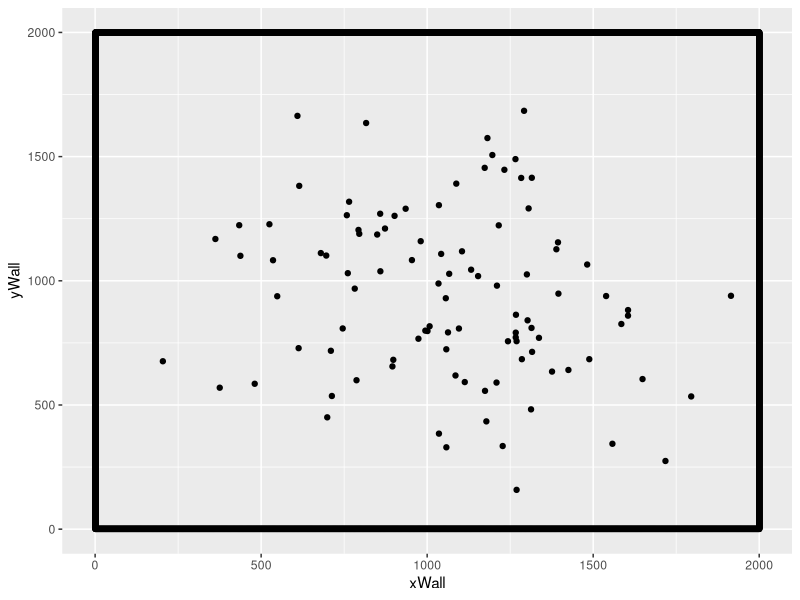
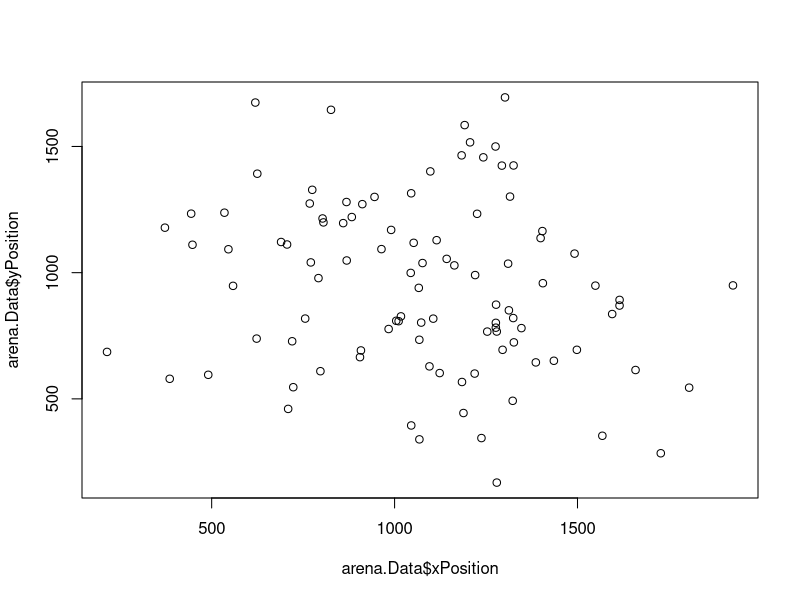
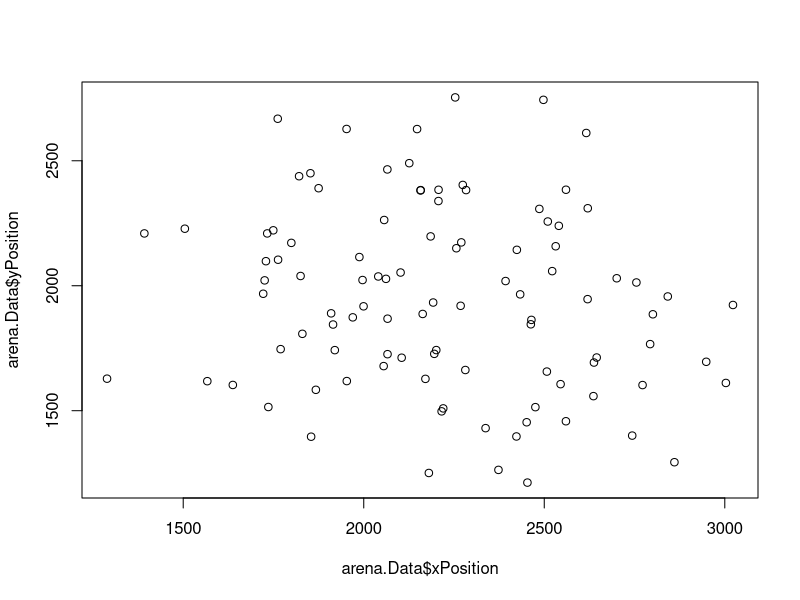
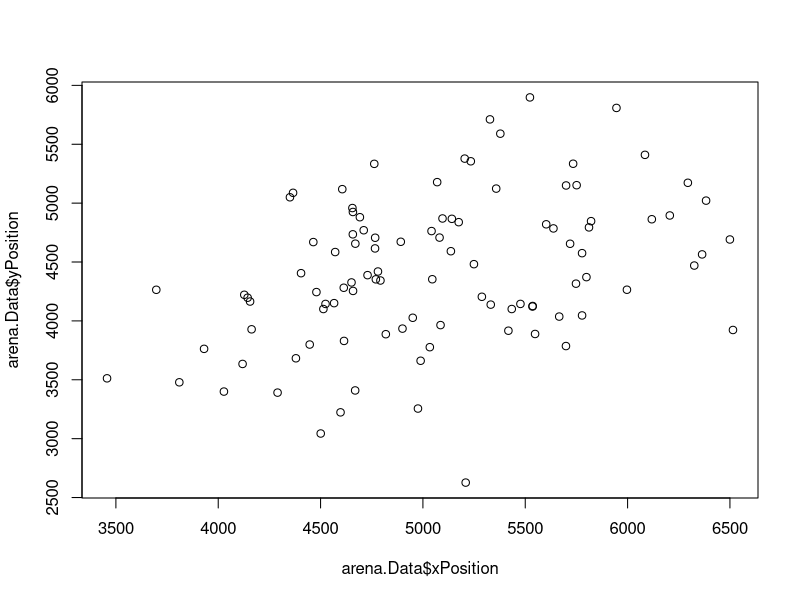
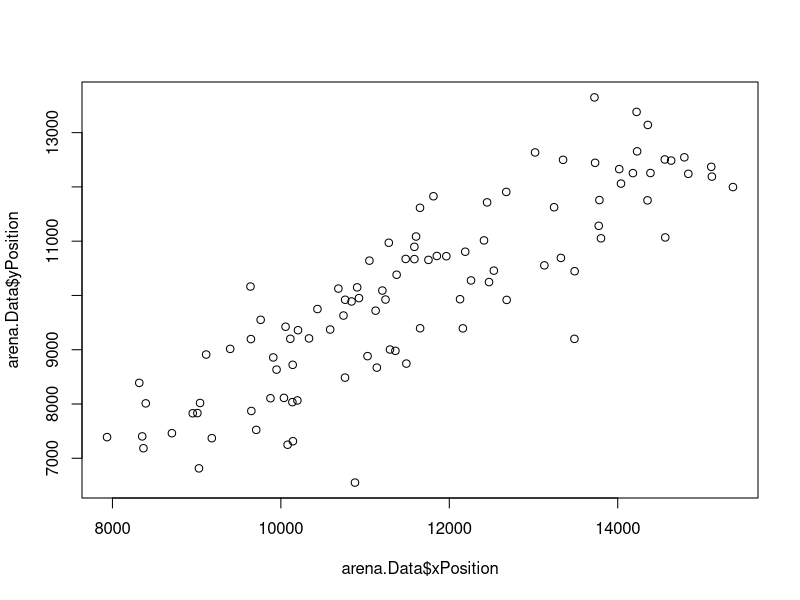
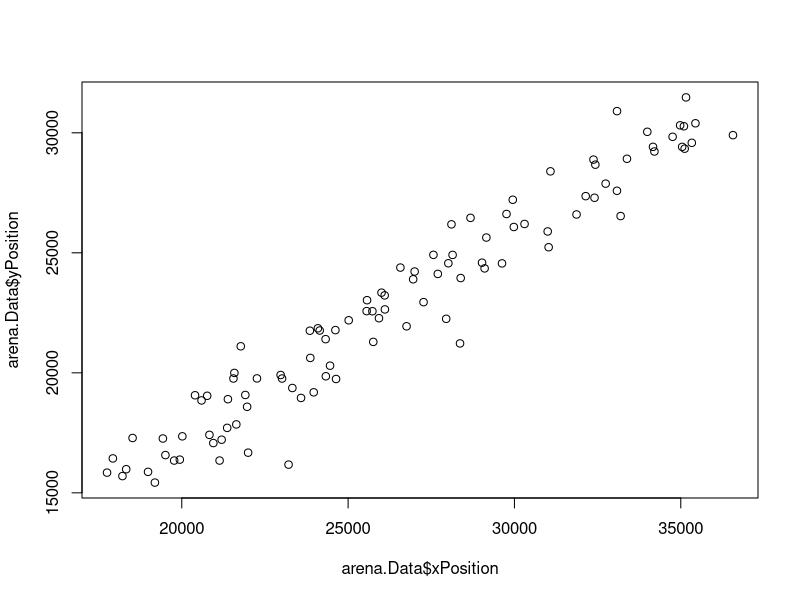
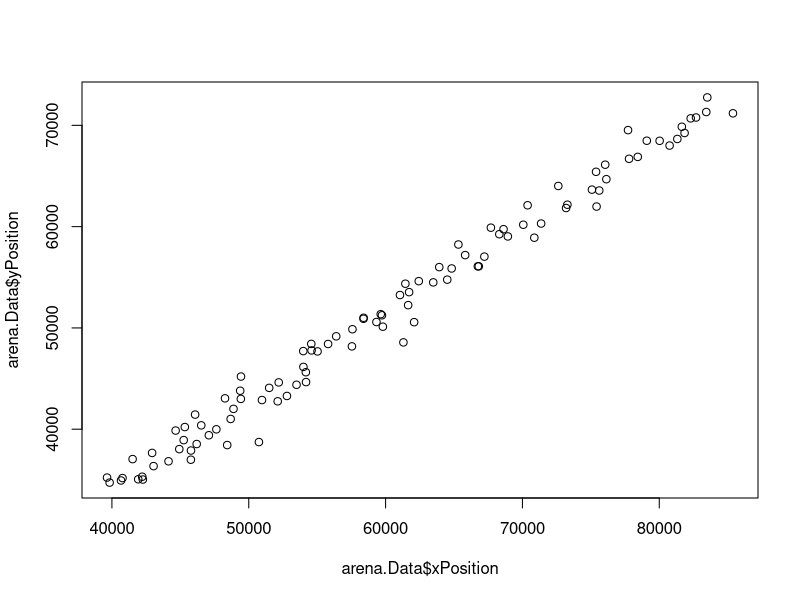
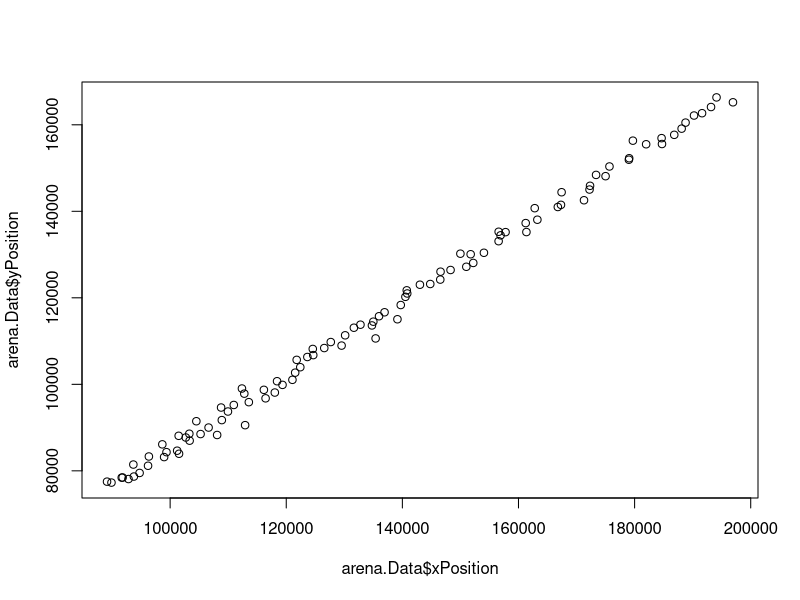

Reproduce these figures in R, in order.

# THE FOLLOWING IS A 2-D VARIANT OF CRAIG REYNOLDS' BOID MODEL.
# Written by Gabriel Dell'Accio
# Algorithm inspired by Craig Reynold's BOID algorithm and Conrad Parker's BOIDs pseudocode at: 
# http://www.kfish.org/boids/pseudocode.html

# Overview:
#   The time.stepper() function at the end of the script takes in the number of iterations you want to run the model for.    
#
#   Rules for swarming
#     1) Center of Mass: Boids are attracted to the center of the overall swarm.
#     2) Avoidance rule: Boids avoid collision with other boids by avoiding coming within
#        a certain distance of one another.
#     3) Match Velocity: Boids can sense the average velocity of the swarm and do their 
#        best to match it.
# 
#    GSI: Group Stability Index 
#     # This is an index developed by Baldessare and colleagues (2003) to measure the stability of a 
#     # swarm in their paper "Evolving mobile robots  able to display collective behaviors"


# LIBRARIES:
library(ggplot2)

# ARENA PARAMETERS:
  # Variable to hold the x,y center coordinate of the graph size.
  xLength <- 2000.0
  yLength <- 2000.0


  centerCor <- rep(xLength/2,2)
# SWARM PARAMETERS:
  # number of individuals
  nIndividuals <- 100
  # velocity that all Boid's will begin with. 
  baseVelocity <- 10
  # a value that increases the size of the distribution of initial locations for the swarm. 
  spatialDistribution <- 300
  # the number of iterations the model is run for.
  step.iterations <- 10

  # Vectors to hold the starting x,y velocities for the swarm.
  xVelocity <- rep(baseVelocity, nIndividuals)
  yVelocity <- rep(baseVelocity, nIndividuals)

  # This function creates the arena.
  create.arena <- function(xLength, yLength) {
    
    # length of x plane 
    xLimit <- xLength 
    # Length of y plane
    yLimit <- yLength
    
    # temporary data frame that holds the data 
    # that creates the borders of the 2D arena. 
    arena.Data <<- data.frame(
      yWall = rep(1,yLimit),
      xWall = c(1:xLimit),
      xNorthWall = c(1:xLimit),
      yNorthWall = rep(yLimit,yLimit)
    )

    # Plot Arena Borders
    arena <- ggplot(data = arena.Data, aes(x=xWall,y=yWall))
    arena <- arena + geom_point() +  ylim(1,yLimit) + xlim(1,xLimit) + geom_point(aes(xNorthWall,yNorthWall)) + geom_point(aes(rep(1,xLimit),c(1:yLimit))) + geom_point(aes(rep(xLimit,xLimit),c(1:yLimit)))

    return(arena)
  }
  arenaSim <- create.arena(xLength, yLength)

  # This function helps initialize the swarm and arena using a data frame, arena.data, 
  # that stores information about the swarm and the arena. 
  initialize.swarm <- function(spatial.distribution.factor,coordinateLocation) {
      arena.Data$index <<- c(1:nIndividuals)
      arena.Data$xPosition <<- rep(NA, xLength)
      arena.Data$yPosition <<- rep(NA, yLength)
    
    # Create the x,y position of each individual in the swarm by drawing from a 
    # random normal distribution around a given coordinate location in the arena. 
    for(var in 1:nIndividuals) {
      # velocityList[] <- c(baseVelocity,baseVelocity)
      arena.Data$xPosition[var] <<- rnorm(1, mean=coordinateLocation[1], sd=spatial.distribution.factor + 50)
      arena.Data$yPosition[var] <<- rnorm(1, mean=coordinateLocation[2], sd=spatial.distribution.factor + 50)
      # arena.Data$theta[var] <<- rnorm(1, mean = 180, sd= theta.distribution.factor + 5)
    }
  }

  # Call the initialize function that creates teh arena.data data frame 
  # with all previously declared swarm and arena parameters.
  initialize.swarm(spatialDistribution, centerCor)

  # Function that updates the current arena with the swarm's current location.
  display.swarm <- function() {
    return(arenaSim + geom_point(aes(arena.Data$xPosition, arena.Data$yPosition)))
  }

arenaSim <- display.swarm()
arenaSim

# GSI: functions for computing the group stability index
  # This function computes the distance between two x,y points in the 2D arena. 
  compute.cart.distance  <- function(x1,x2,y1,y2) {
    return(sqrt(((x1-x2)^2) + ((y1-y2)^2)) )
  }
  # This function calculates the total distance between all members of the flock. It returns the total distance between all individuals in one step of the arena.
  calculate.group.distance <- function() {
    groupedDistance <- 0
    for(var in 1:nIndividuals) {
      for(varTwo in 1:nIndividuals) {
         dist <- compute.cart.distance(arena.Data$xPosition[var], arena.Data$xPosition[varTwo], arena.Data$yPosition[var], arena.Data$yPosition[varTwo])
         groupedDistance <- groupedDistance + dist
      }
    }
    return(groupedDistance)
  }
  # This function takes in the previous time step's total group distance and the current time steps group distance to calculate the 
  # group stability over time.
  calculate.gsi <- function(groupedDistancePrev, groupedDistanceNext) {
    finalGsi <- 1 - (((abs(groupedDistancePrev - groupedDistanceNext)) / 4 ) / (nIndividuals*(nIndividuals-1)/2))
    return(finalGsi)
  }


# A function that returns the average x,y coordinate of the swarm.
find.center <- function() {

  totalX <- 0
  totalY <- 0


  for(var in 1:nIndividuals) {
    totalX <- totalX + arena.Data$xPosition[var] 
    totalY <- totalY + arena.Data$yPosition[var] 
  }

  averageX <- totalX / nIndividuals
  averageY <- totalY / nIndividuals

  centerMass <- c(averageX, averageY)

  return(centerMass)

}


# RULE 1: calculate the swarm's center of mass 
center.of.mass <- function(boid, count) {

  totalX <- 0
  totalY <- 0

  # Find the average X,Y coordinate
  for(var in 1:nIndividuals) {
    totalX <- totalX + arena.Data$xPosition[var] 
    totalY <- totalY + arena.Data$yPosition[var] 
  }
  averageX <- totalX / nIndividuals
  averageY <- totalY / nIndividuals

  # calculate the the adjusted X,Y velocity paramter to move the Boid in the direction of the center of mass.
  centerMass <- c((averageX - boid[1]/100 ), (averageY - boid[2]/100))

  return(centerMass)
}


# RULE 2: calculate the avoidance correction for a boid   
avoidance.rule <- function(boid, count) {

  correctedCourse <- c(0,0)

  # for each individual ...
  for(var in 1:nIndividuals) {
    # If it it isnt the provided Boid...
    if(count != var) {
      # Check to see if any other individuals are within 100 spaces
      if((abs(arena.Data$xPosition[var] - boid[1]) < 100) && (abs(arena.Data$yPosition[var] - boid[2]) < 100)) {
        b.position <- c(arena.Data$xPosition[var], arena.Data$yPosition[var])
        # If there are individuals within this space, create a negative value to change the position of the BOID
        correctedCourse <- correctedCourse - (b.position - boid)
      } 
    }
  }
  return(correctedCourse)
}

# RULE 3: calculate the match velocity correction for a boid
match.velocity <- function(boid, count) {

  meanVelocityX <- 0 
  meanVelocityY <- 0

  # Calculate mean x,y velocities for the swarm 
  for(var in 1:nIndividuals) {
    meanVelocityX <- meanVelocityX + xVelocity[var]
    meanVelocityY <- meanVelocityY + yVelocity[var]  
  }
  meanVelocityX <- meanVelocityX / nIndividuals
  meanVelocityY <- meanVelocityY / nIndividuals

  # Calculate the individual boid's x,y correction 
  velocityCorrectionX <- (meanVelocityX - xVelocity[count]) /8
  velocityCorrectionY <- (meanVelocityY - xVelocity[count]) /8

  return(c(velocityCorrectionX, velocityCorrectionY))
}
 
# This function steps the swarm one step using the the 3 behavior rules 
# written above. 
compute.next.pos <- function() {

  # For each Boid...
  for(var in 1:nIndividuals) {

    # Store its current location
      currentIndividualLoc <- c(arena.Data$xPosition[var], arena.Data$yPosition[var])
      
      # Rule 1: find the average position of the swarm and calculate the individual's velocity 
      # parameter that determines how much it moves toward the center.
      centerMassRule <- center.of.mass(currentIndividualLoc, var)
      # Rule 2: calculate the velocity parameter that ensures the individual avoids moving too close
      # to any one idividual within the swarm.
      avoidanceRule <- avoidance.rule(currentIndividualLoc, var)
      # Rule 3: calculate the average velocity of the swarm and find the velocity parameter that
      # that helps match the current individuals velocity to the swarm's average velocity.
      velocityRule <- match.velocity(currentIndividualLoc, var)
      
      # Apply the individulas current velocity to determine its next location.
      currentIndividualLoc <- currentIndividualLoc + c(xVelocity[var],yVelocity[var])

      # Change the individuals velocity as dedtermined by the 3 rules calculated above.
      xVelocity[var] <<- xVelocity[var] + centerMassRule[1] + avoidanceRule[1] + velocityRule[1]
      yVelocity[var] <<- yVelocity[var] + centerMassRule[2] + avoidanceRule[2] + velocityRule[2]

      # Change the individuals location
      arena.Data$xPosition[var] <<- currentIndividualLoc[1]
      arena.Data$yPosition[var] <<- currentIndividualLoc[2]
  }

}



# This function steps the swarm x iterations and tracks the group stability of the
# swarm in each time step. 
time.stepper <- function(iterations) {

  # Create a vector to hold a log of the change in group stability over time.
  gsiLog <- rep(0,iterations)

  # For i iterations ...
  for(i in 1:iterations) {
    
    # calculate total group distance at this time step 
    prevTotalDistance <- calculate.group.distance()

    # Compute and apply new positons for each individual in the swarm.
    compute.next.pos()

    # Calculate the total group distance after stepping the swarm.
    nextTotalDistance <- calculate.group.distance()

    # Calculate the change in group stability between the previous and current 
    # time step and log it in the gsiLog vector.
    gsiLog[i] <- calculate.gsi(prevTotalDistance, nextTotalDistance)

    # Display the swarm.
    plot(arena.Data$xPosition, arena.Data$yPosition)
    # Sleep in order to provide R studio the opportunity to load the plot. 
    Sys.sleep(.09)
  }
  return(gsiLog)
}

finalGsi <- time.stepper(step.iterations)

plot(finalGsi)
